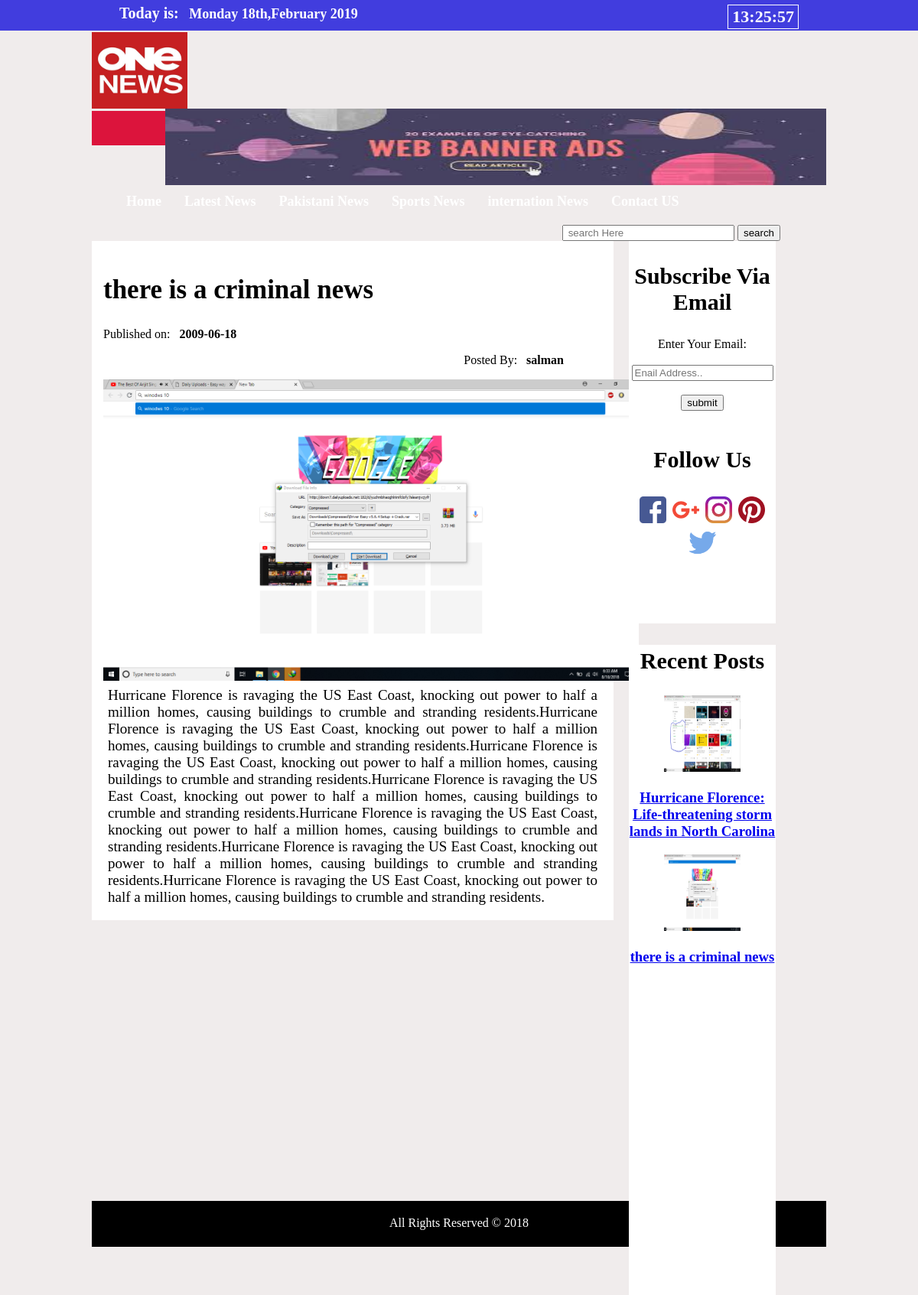
Page /page.php?id=2 on the committed database.
### tables this page shows
CREATE TABLE `posts` (
  `post_id` int(11) NOT NULL,
  `post_title` varchar(100) NOT NULL,
  `post_date` date NOT NULL,
  `post_author` varchar(100) NOT NULL,
  `post_image` varchar(150) NOT NULL,
  `post_content` longtext NOT NULL
);

### page.php (the view, shortened to what this page needs)
<!DOCTYPE html>
<html>
<head>
    <link rel="stylesheet" href="css/style.css">
</head>
<body onload="myClock()">
    <div class="top-bar">
        <div style="margin-left: 150px;padding: 6px;font-size: 18px;font-weight: bold;color: #fff;"><span style="font-size: 20px;">Today is:</span> &nbsp;
            <?php echo date("l jS,F Y"); ?>
            <div id="clock" style="float: right;margin-right: 150px;font-size: 22px;border: 1px solid white; padding: 2px 5px;"></div>
        </div>
    </div>
    <div class="container">
        <div>
            <?php include("includes/header.php") ;?>
        </div>
        <div>
            <?php include("includes/nav.php") ;?>
        </div>
        <section class="post-body">
            <?php
include("config/connect.php");
if (isset($_GET['id'])) {
	$page_id = $_GET['id'];
	$sql = "SELECT * FROM `posts` WHERE `post_id`=$page_id";
	$status = mysqli_query($con, $sql);
	if ($status) {
		while ($data = mysqli_fetch_assoc($status)) {
			$title = $data['post_title'];
			$date = $data['post_date'];
			$author = $data['post_author'];
			$image = $data['post_image'];
			$content = $data['post_content'];
			?>
                <div style="padding: 10px">
                    <h1 style="font-size: 35px;"><?php echo $title; ?></h1>
                    <p>Published on: &nbsp;&nbsp;<b><?php echo $date; ?></b></p>
                    <p style="text-align: right;margin-right: 50px;">Posted By: &nbsp;&nbsp;<b><?php echo "$author"; ?></b>
                    </p>
                    <center>
                        <img src="images/<?php echo $image; ?>" alt="image" width="700px">
                    </center>
                    <p style="text-align: justify;margin: 2px 3px;padding: 2px 3px;font-size: 19px;">
                        <?php echo $content; ?>&emsp;</p>
                </div>
                <?php
		}
	}
}
?>
        </section>
        <div>
            <?php include "includes/side_bar.php";?>
        </div>
        <div>
            <?php include "includes/footer.php";?>
        </div>
    </div>
</body>
</html>

### includes/header.php
<div class="header">
	<img style="float: left;" src="images/logo.jpg" alt="logo" width="125px" height="100%">
	<img style="float: right;" src="images/banner.jpeg" alt="banner" width="90%" height="100%">
</div>

### includes/nav.php
<nav class="navbar">
	<div class="menu">
		<ul>
			<li><a href="index.php">Home</a></li>
			<li><a href="#">Latest News</a></li>
			<li><a href="#">Pakistani News</a></li>
			<li><a href="#">Sports News</a></li>
			<li><a href="#">internation News</a></li>
			<li><a href="contact_us.php">Contact US</a></li>
		</ul>
	</div>
	<div class="search-box" style="float:right;margin-right: 60px;">
		<form action="./search.php" method="GET" style="margin-top: 10px;">
			<input type="text" size="25" name="search" placeholder="&nbsp;search Here">
			<input type="submit" name="submit" value="search">
		</form>
	</div>
</nav>

### includes/side_bar.php
<aside class="side-bar">
		<form align="center">
			<h1>Subscribe Via Email</h1>
			<label for="newsletter">Enter Your Email:</label><br><br>
			<input type="text" name="newsletter" placeholder="Enail Address.."><br><br>
			<input type="submit" value="submit" name="submit"><br>
		</form><br>
		<div class="social" align="center">
			<h1>Follow Us</h1>
			<a href=""><img src="images/facebook.png" alt=""></a>
			<a href=""><img src="images/google-plus.png" alt=""></a>
			<a href=""><img src="images/instagram.png" alt=""></a>
			<a href=""><img src="images/pinterest.png" alt=""></a>
			<a href=""><img src="images/twitter.png" alt=""></a>
		</div>
		<div class="side-bar2">
			<h1>Recent Posts</h1>
			<?php
include "config/connect.php";
$sql = "SELECT * FROM `posts` ORDER BY `post_id` DESC LIMIT 0,4";
$status = mysqli_query($con, $sql) or die(mysqli_error($sql));
if ($status) {
	while ($data = mysqli_fetch_assoc($status)) {
		$post_id = $data['post_id'];
		$title = $data['post_title'];
		$image = $data['post_image'];
		?>
			<div align="center">
				<a href="page.php?id=<?php echo $post_id ?>"> <img src="images/<?php echo $image; ?>" alt="image" width="100px" height="100px">
							<h3><?php echo $title; ?></h3></a>
			</div>
		<?php
}
}
?>
		</div>
</aside>

### includes/footer.php
<footer class="footer">
			<p>All Rights Reserved &copy; 2018</p>
</footer>

### css/style.css (style rules this page uses)
body { margin: 0; padding: 0; background: #F0ECEC; }
.top-bar { margin-top: 0; background: #413DDE; height: 40px; width: 100%; }
.container { margin: 0 auto; width: 80%; }
.header { margin-top: 2px; width: 100%; height: 100px; margin-bottom: 3px; }
.search-box { float: right; }
.navbar { width: 100%; height: 45px; background: #DC143C; }
.menu { width: 900px; float: left; }
.menu ul { padding: 0; margin: 0; line-height: 2em; margin-left: 30px; }
.menu ul li { list-style-type: none; float: left; text-align: center; }
.menu ul li a { display: block; padding: 5px 15px; text-decoration: none; color: #fff; font-weight: bold; font-size: 18px }
.post-body { background: #FFFFFF; width: 70%; height: 100%; float: left; padding: 5px; margin-top: 0px; }
.side-bar { float: left; margin-left: 20px; width: 20%; height: 500px; background: #FFFFFF; }
.side-bar2 { clear: both; margin-top: 110px; margin-left: 0px; width: 100%; height: 850px; background: #FFFFFF; }
.side-bar2 h1 { text-align: center; color: black; font-size: 30px; font-weight: bold; font-family: comic sans MS; padding: 2px; }
.social img { width: 35px; height: 35px; padding: 2px; }
.side-bar h1 { color: black; font-weight: bold; font-size: 30px; text-align: center; font-family: comic sans MS; padding: 4px; }
.footer { clear: both; margin-top: 1380px; width: 100%; height: 60px; color: white; text-align: center; background: black; }
.footer p { padding: 20px; }

### rows in the picture
posts: post_title "there is a criminal news", post_date "2009-06-18", post_author "salman", post_image (picture), post_content "Hurricane Florence is ravaging the US East Coast, knocking out power to half a million homes, causing buildings to crumble and stranding residents.Hurricane Florence is ravaging the US East Coast, knocking out power to half a million homes, causing buildings to crumble and stranding residents.Hurricane Florence is ravaging the US East Coast, knocking out power to half a million homes, causing buildings to crumble and stranding residents.Hurricane Florence is ravaging the US East Coast, knocking out power to half a million homes, causing buildings to crumble and stranding residents.Hurricane Florence is ravaging the US East Coast, knocking out power to half a million homes, causing buildings…"
posts: post_image (picture), post_title "Hurricane Florence: Life-threatening storm lands in North Carolina"
